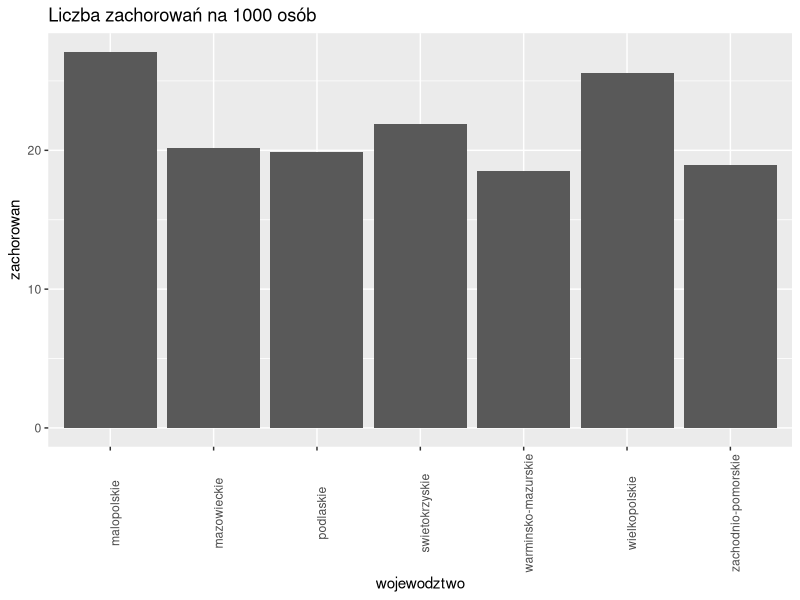

Generate this figure with R: (Note: this script raises an error after producing the figure.)
## ---- chunk 1
options(warn=-1)
library(ggplot2, scales)
library(reshape)
## ---- chunk 2
z1Data = read.csv("data/z1Data.csv");
z1Data
## ---- chunk 3

df = z1Data[,c(1,3)];
df[,2] = 1000 * df[,2]/z1Data[,2];
ggplot(data=df, aes(x=wojewodztwo,y=zachorowan)) +
  geom_bar(stat = "identity") +
  ggtitle("Liczba zachorowań na 1000 osób") +
  theme(axis.text.x = element_text(angle = 90))
## ---- chunk 4
alpha = 0.05;
df = z1Data[c(2,3)];
df[1] = df[1] - df[2]
chisq = chisq.test(df);
p = chisq$p.value;
## ---- chunk 5
pairs = apply(z1Data, 2, combn, m=2);
pValues = list();

for(i in 1:nrow(pairs)){
  if(i%%2 == 1){
    df = data.frame(pairs[c(i,(i+1)), c(2:3)]);
    df[, c(1:2)] <- sapply(df[, c(1:2)], as.numeric)
    df[1] = df[1] - df[2];
    p = chisq.test(df)$p.value;
    pValues = append(pValues, p);
  }
}
## ---- chunk 6
pValues = p.adjust(pValues, method = "bonferroni")
## ---- chunk 7
output1 = ""
output2 = ""

for(i in 1:length(pValues)){
  if(pValues[i] > alpha){
    output1 = paste(output1, pairs[2*i-1,1], " i ", pairs[2*i,1], "z wartością p równą ", pValues[i], "  \n  \n")

  }else{
    output2 = paste(output2, pairs[2*i-1,1], " i ", pairs[2*i,1], "z wartością p równą ", pValues[i], "  \n  \n")
  }
}
## ---- chunk 8
df = z1Data[,c(1,4)];
df[,2] = 1000 * df[,2]/z1Data[,2];
ggplot(data=df, aes(x=wojewodztwo,y= zgony)) +
  geom_bar(stat = "identity") +
  ggtitle("Liczba zgonów na 1000 chorych") +
  theme(axis.text.x = element_text(angle = 90))
## ---- chunk 9
alpha = 0.05;
df = z1Data[c(3,4)];
df[1] = df[1] - df[2];
chisq = chisq.test(t(df));
p = chisq$p.value;
## ---- chunk 10
pairs = apply(z1Data, 2, combn, m=2);
pValues = list();

for(i in 1:nrow(pairs)){
  if(i%%2 == 1){
    df = data.frame(pairs[c(i,(i+1)), c(3:4)]);
    df[, c(1:2)] <- sapply(df[, c(1:2)], as.numeric)
    df[1] = df[1] - df[2];
    p = chisq.test((df))$p.value;
    pValues = append(pValues, p);
  }
}
## ---- chunk 11
pValues = p.adjust(pValues, method = "bonferroni")
## ---- chunk 12
output1 = ""
output2 = ""

for(i in 1:length(pValues)){
  if(pValues[i] > alpha){
    output1 = paste(output1, pairs[2*i-1,1], " i ", pairs[2*i,1], "z p-wartością równą ", pValues[i], "  \n  \n")

  }else{
    output2 = paste(output2, pairs[2*i-1,1], " i ", pairs[2*i,1], "z p-wartością równą ", pValues[i], "  \n  \n")
  }
}
## ---- chunk 13
fc_data <- data.frame(Name = c("Primeria_Liga", "Ekstrakalasa", "Primera_Division", "Premier_League"),
                 Win= c(104, 108,194,109),
                 Draw=c(68, 65, 95,69),
                 Lost=c(68,67,91,62));

fc_data
## ---- chunk 14
library(ggplot2)

df = cbind(fc_data[1], fc_data[,2:4]/rowSums(fc_data[2:4]));

df <- data.frame(teams=rep(df[0],14), 
       melt(df, id.vars=c("Name")))

ggplot(data=df, aes(x=Name,y=value,fill=as.factor(variable))) + 
  geom_bar(position="fill",stat="identity") +
  theme(axis.text.x = element_text(angle=90, hjust=1)) +
  xlab("Legue name") +
  ylab("percentages") +
  scale_fill_discrete(name = "host outcome")
## ---- chunk 15
chi_freedom_degrees <- (dim(fc_data[,2:4])[1] - 1)*(dim(fc_data[,2:4])[2] - 1)
chi_freedom_degrees
## ---- chunk 16
alpha <- 0.05
c <- qchisq(p=alpha, df=chi_freedom_degrees, lower.tail=FALSE)
## ---- chunk 17
col_sum <- matrix(colSums(fc_data[,2:4]))
row_sum <- matrix(rowSums(fc_data[,2:4]))

stat <- row_sum %*% t(col_sum)/sum(row_sum)

chisq <- sum((stat - fc_data[,2:4]) * (stat - fc_data[,2:4])/stat)
## ---- chunk 18
p_val <- pchisq(chisq, df=chi_freedom_degrees, lower.tail=FALSE)
## ---- chunk 19
chisq_test <- chisq.test(fc_data[2:4])
chisq_test
